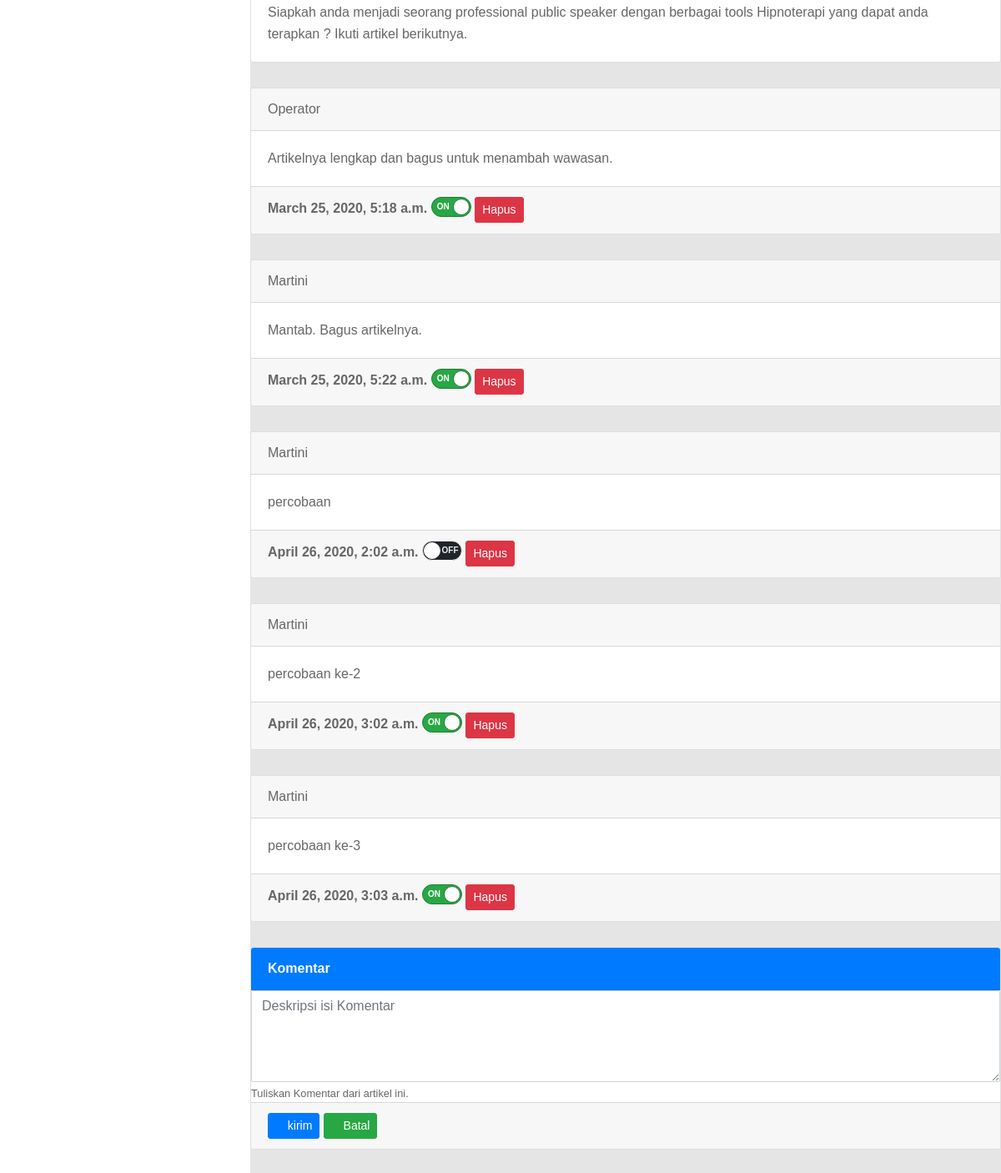
Page /artikel/detail/2 (lower part) on the earlier database version.
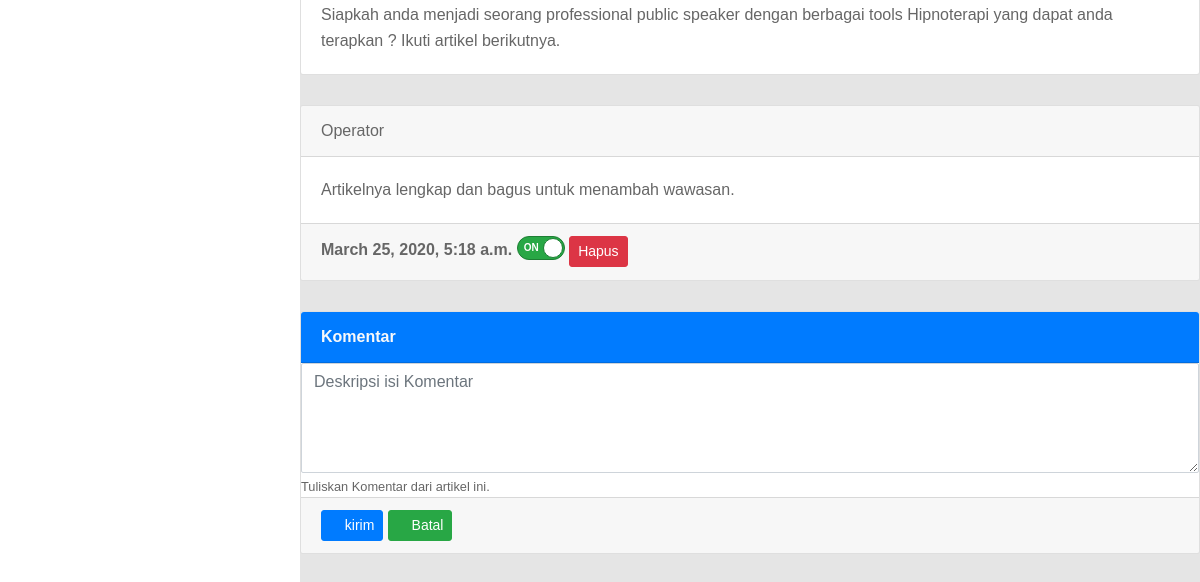
Same page on the later database version.
### artikel/models.py (models this page shows, shortened)
class Komentar(models.Model):
    artikel = models.ForeignKey(
        Artikel, related_name='komentar', on_delete=models.CASCADE)
    member = models.ForeignKey(
        Akun, related_name='komentar', on_delete=models.CASCADE, )
    konten = models.TextField(null=True)
    publikasi = models.DateTimeField(auto_now_add=True)
    update = models.DateTimeField(auto_now=True)
    aktif = models.BooleanField(default=True)
    class Meta:
        db_table = 'komentar'

### akun/models.py (models this page shows, shortened)
class Akun(models.Model):
    nama = models.CharField(max_length=30, null=True)
    jenis_kelamin = models.BooleanField(null=True)
    kota_domisili = models.CharField(max_length=30, null=True)
    alamat = models.CharField(max_length=100, null=True)
    tanggal_lahir = models.DateField(null=True)
    tempat_lahir = models.CharField(max_length=30, null=True)
    foto_src = models.TextField(null=True)
    no_telepon = models.CharField(max_length=16, null=True)
    email = models.EmailField()
    password = models.TextField(null=True)
    aktif = models.BooleanField(default=True)
    registrasi = models.DateTimeField(auto_now_add=True)
    aktivasi = models.DateTimeField(auto_now_add=True)
    update = models.DateTimeField(auto_now=True)
    verification_code = models.IntegerField(default=0)
    verification = models.BooleanField(default=False)
    class DaftarStatus(models.TextChoices):
        ADMIN = text('admin')
        STAF = text('staf')
        MEMBER = text('member')
    class Meta:
        db_table = 'akun'
    status = models.CharField(max_length=6,
                              choices=DaftarStatus.choices, default=DaftarStatus.MEMBER)

### artikel/views.py (the view)
# urls.py: path('detail/<int:id>', views.detail, name='detail'),
def detail(request, id):
    artikel = Artikel.objects.get(id=id)
    akun = Akun.objects.filter(status='staf').first()
    komen = Komentar.objects.filter(artikel=artikel)
    if request.method == 'POST':
        km = Komentar()
        km.member = akun
        km.artikel = artikel
        form = KomentarForm(request.POST or None, instance=km)
        if form.is_valid():
            form.save()
            path = '/artikel/detail/' + str(id)
            return redirect(path)
    else:
        form = KomentarForm()
    context = {
        'view': 'artikel',
        'title': 'Artikel dan Komentar -> Detail Data',
        'artikel': artikel,
        'komentar': komen,
        'form': form,
    }
    return render(request, 'artikel/detail.html', context)

### artikel/forms.py
class KomentarForm(forms.ModelForm):
    konten = forms.CharField(widget=forms.Textarea)
    konten.widget.attrs.update({
        'class': 'form-control',
        'placeholder': 'Deskripsi isi Komentar',
        'rows': 4
    })
    class Meta:
        model = Komentar
        fields = ['konten']

### artikel/templates/artikel/detail.html (shortened to what this page needs)
{% extends "base.html" %}
{% block content %}
{% load static %}
<div class="card">
    <div class="card-body card-block">
        <div id="artikel_konten">
            {% autoescape off%}
            {{ artikel.konten }}
            {% endautoescape %}
        </div>
    </div>
</div>
{% for kom in komentar %}
<div class="card">
    <div class="card-header bg-primary>
        <strong class=" card-title text-light ">{{kom.member.nama}}</strong>
</div>
<div class=" card-body">
        <p class="card-text">
            {% autoescape off%}
            {{kom.konten}}
            {% endautoescape %}
        </p>
    </div>
    <div class="card-footer">
        <strong class="card-title mb-3">{{kom.publikasi}}</strong>
        <label class="switch switch-text switch-success switch-pill">
            <span data-on="On" data-off="Off" class="switch-label "></span>
            <span class="switch-handle"></span>
        </label>
        <button type="button" class="btn btn-danger btn-sm" id="btn-delete-{{kom.artikel.id}}-{{kom.id}}"
            data-toggle="modal" data-target="#deletemodal">
            Hapus
        </button>
    </div>
</div>
{% endfor %}
<div class="card">
    <form name="main_form" method="POST" action="">
        <div class="card-header bg-primary">
            <strong class=" card-title text-light">Komentar</strong>
        </div>
        {{ form.konten }}
        <small class="help-block form-text">Tuliskan Komentar dari artikel ini.</small>
        <div class="card-footer">
            <button type="submit" class="btn btn-primary btn-sm">
                <i class="fa fa-dot-circle-o"></i> kirim
            </button>
            <a class="btn btn-success btn-sm" href="/artikel" role="button">
                <i class="fa fa-ban"></i> Batal
            </a>
        </div>
    </form>
</div>
{% endblock %}

Differences in the rows shown:
removed Komentar: member.nama "Martini", konten "Mantab. Bagus artikelnya.", publikasi "March 25, 2020, 5:22 a.m."
removed Komentar: member.nama "Martini", konten "percobaan", publikasi "April 26, 2020, 2:02 a.m."
removed Komentar: member.nama "Martini", konten "percobaan ke-2", publikasi "April 26, 2020, 3:02 a.m."
removed Komentar: member.nama "Martini", konten "percobaan ke-3", publikasi "April 26, 2020, 3:03 a.m."
